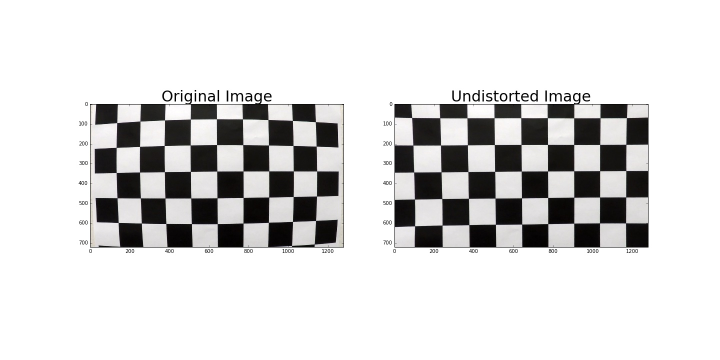
#> input picture camera_cal/test0.jpg, 1440 x 720 px (shown at 1/2 size); its folder holds only this picture in this run
$ python -i utils.py   (imports and definitions only)   (older library calls are emulated)
#> lines starting #> are read from the running program, lines starting #| are printed output that depends on the picture; after the words box and inside, x2 and y2 are one past the last pixel; in counts of white or black regions, pixels touching at a corner belong together
# =========================================================================== #
# Udacity Nanodegree: Self-Driving Car Engineering - December cohort
# Project 4: Advance Lane Lines
# Date: 26th February 2017
#
# Author: Sebastián Lucas Sampayo
# e-mail: sebisampayo@gmail.com
# file: utils.py
# =========================================================================== #
# Utility functions

import numpy as np
import cv2
import matplotlib.pyplot as plt

from Line import *

# --------------------------------------------------------------------------- #
# Takes a list of images and calculates the calibration matrix and distortion
# coefficients. These images are photos of a known chessboard pattern of size:
# nx x ny. img_size is the size of the images to undistort in the application.
# Verbose mode shows the detected points in the input images.
# [38 lines left out: function calibrate_camera, not called in this run]

# --------------------------------------------------------------------------- #
# Calculate directional gradient, in 'x' or 'y' orientation, using Sobel operator.
# Output is a binary image where a pixel is '1' only if the gradient at that
# point is inside the threshold range.
# Threshold must be between (0, 255)
# Input image must be in RGB format
def abs_sobel_threshold(image, orient='x', sobel_kernel=3, thresh=(20, 100)):
    # Apply the following steps to img
    # 1) Convert to grayscale
    gray = cv2.cvtColor(image, cv2.COLOR_RGB2GRAY)
    # 2) Take the derivative in x or y given orient = 'x' or 'y'
    if orient == 'x':
        sobel = cv2.Sobel(gray, cv2.CV_64F, 1, 0, ksize=sobel_kernel)
    elif orient == 'y':
        sobel = cv2.Sobel(gray, cv2.CV_64F, 0, 1, ksize=sobel_kernel)
    # 3) Take the absolute value of the derivative or gradient
    abs_sobel = np.absolute(sobel)
    # 4) Scale to 8-bit (0 - 255) then convert to type = np.uint8
    scaled_sobel = np.uint8(255*abs_sobel/np.max(abs_sobel))
    # 5) Create a mask of 1's where the scaled gradient magnitude
            # is > thresh_min and < thresh_max
    thresh_min = thresh[0]
    thresh_max = thresh[1]
    binary_output = np.zeros_like(scaled_sobel)
    binary_output[(scaled_sobel >= thresh_min) & (scaled_sobel <= thresh_max)] = 1

    # 6) Return this mask as your binary_output image
    return binary_output

# --------------------------------------------------------------------------- #
# Calculate gradient magnitude.
# $$ abs_{sobel} = \sqrt{sobel_x^2 + sobel_y^2} $$
# Output is a binary image where a pixel is '1' only if the gradient magnitude
# at that point is inside the threshold range.
# Threshold must be between (0, 255)
# Input image must be in RGB format
def mag_threshold(image, sobel_kernel=3, thresh=(30, 100)):
    # Apply the following steps to img
    # 1) Convert to grayscale
    gray = cv2.cvtColor(image, cv2.COLOR_RGB2GRAY)
    # 2) Take the gradient in x and y separately
    sobelx = cv2.Sobel(gray, cv2.CV_64F, 1, 0, ksize=sobel_kernel)
    sobely = cv2.Sobel(gray, cv2.CV_64F, 0, 1, ksize=sobel_kernel)
    # 3) Calculate the magnitude
    abs_sobel = np.sqrt(sobelx**2 + sobely**2)
    # 4) Scale to 8-bit (0 - 255) and convert to type = np.uint8
    scaled_sobel = np.uint8(255*abs_sobel/np.max(abs_sobel))
    # 5) Create a binary mask where mag thresholds are met
    binary_output = np.zeros_like(scaled_sobel)
    thresh_min = thresh[0]
    thresh_max = thresh[1]
    binary_output[(scaled_sobel >= thresh_min) & (scaled_sobel <= thresh_max)] = 1

    return binary_output

# --------------------------------------------------------------------------- #
# Calculate gradient direction
# Output is a binary image where a pixel is '1' only if the gradient direction
# at that point is inside the threshold range.
# Threshold must be between (0, np.pi/2)
# Input image must be in RGB format
def dir_threshold(image, sobel_kernel=15, thresh=(0.7, 1.3)):
    # Apply the following steps to img
    # 1) Convert to grayscale
    gray = cv2.cvtColor(image, cv2.COLOR_RGB2GRAY)
    # 2) Take the gradient in x and y separately
    sobelx = cv2.Sobel(gray, cv2.CV_64F, 1, 0, ksize=sobel_kernel)
    sobely = cv2.Sobel(gray, cv2.CV_64F, 0, 1, ksize=sobel_kernel)
    # 3) Take the absolute value of the x and y gradients
    abs_sobelx = np.absolute(sobelx)
    abs_sobely = np.absolute(sobely)
    # 4) Use np.arctan2(abs_sobely, abs_sobelx) to calculate the direction of the gradient
    grad_dir = np.arctan2(abs_sobely, abs_sobelx)
    scaled_sobel = grad_dir
    # 5) Create a binary mask where mag thresholds are met
    binary_output = np.zeros_like(grad_dir)
    thresh_min = thresh[0]
    thresh_max = thresh[1]
    binary_output[(scaled_sobel >= thresh_min) & (scaled_sobel <= thresh_max)] = 1

    return binary_output

# --------------------------------------------------------------------------- #
# Combined gradients
# Output is a binary image where a pixel is '1' only if the combined gradients
# at that point is inside the threshold range.
# Threshold order:
# 0: directional gradient
# 1: gradient magnitude
# 2: gradient direction
# Threshold example: thresh = [(20, 100), (30, 100), (0.7, 1.3)]
# Choose a larger odd number to smooth gradient measurements
# Input image must be in RGB format
def combined_gradients(image, sobel_kernel=3, thresh=[(20, 100), (30, 100), (0.7, 1.3)]):
  # Separate thresholds
  thresh_grad = thresh[0]
  thresh_mag = thresh[1]
  thresh_dir = thresh[2]

  # Apply each of the thresholding functions
  gradx = abs_sobel_threshold(image, orient='x', sobel_kernel=sobel_kernel, thresh=thresh_grad)
  grady = abs_sobel_threshold(image, orient='y', sobel_kernel=sobel_kernel, thresh=thresh_grad)
  mag_binary = mag_threshold(image, sobel_kernel=sobel_kernel, thresh=thresh_mag)
  dir_binary = dir_threshold(image, sobel_kernel=sobel_kernel*5, thresh=thresh_dir)

  # Combination
  combined = np.zeros_like(dir_binary)
  combined[((gradx == 1) & (grady == 1)) | ((mag_binary == 1) & (dir_binary == 1))] = 1

  return combined

# --------------------------------------------------------------------------- #
# HLS Saturation threshold
# Input image must be in RGB format
# [27 lines left out: functions S_threshold, R_threshold, not called in this run]

# --------------------------------------------------------------------------- #
# Normalize image
def normalize(image):
  maxval = np.max(image)
  output = image/maxval
  return output

# --------------------------------------------------------------------------- #
# Yellow threshold
# Input image must be in RGB format
# Thresholds work best from:
# https://chatbotslife.com/advanced-lane-line-project-7635ddca1960#.uw016flos
def yellow_threshold(image, thresh_min=(0, 100, 100), thresh_max=(50, 255, 255)):
#  HLS = cv2.cvtColor(image, cv2.COLOR_RGB2HLS)
#  yellow = cv2.inRange(HLS, thresh_min, thresh_max)
#  yellow = normalize(yellow)
#
  HSV = cv2.cvtColor(image, cv2.COLOR_RGB2HSV)

  # For yellow
  yellow = cv2.inRange(HSV, (20, 100, 100), (50, 255, 255))
  yellow = normalize(yellow)

  return yellow

# --------------------------------------------------------------------------- #
# White threshold
# Input image must be in RGB format
# Thresholds work best from:
# https://medium.com/@royhuang_87663/how-to-find-threshold-f05f6b697a00#.ebexlpkil
def white_threshold(image, thresh_min=(10, 200, 150), thresh_max=(40, 255, 255)):
#  HLS = cv2.cvtColor(image, cv2.COLOR_RGB2HLS)
#  white = cv2.inRange(HLS, thresh_min, thresh_max)
#  white = normalize(white)

  # For white
  HSV = cv2.cvtColor(image, cv2.COLOR_RGB2HSV)
  sensitivity_1 = 68
  white_1 = cv2.inRange(HSV, (0,0,255-sensitivity_1), (255,20,255))
  white_1 = normalize(white_1)

  sensitivity_2 = 60
  HSL = cv2.cvtColor(image, cv2.COLOR_RGB2HLS)
  white_2 = cv2.inRange(HSL, (0,255-sensitivity_2,0), (255,255,sensitivity_2))
  white_3 = cv2.inRange(image, (200,200,200), (255,255,255))
  white_2 = normalize(white_2)
  white_3 = normalize(white_3)

  white = np.zeros_like(white_1)
  white[(white_1 == 1) | (white_2 == 1) | (white_3 == 1)]
  return white

# --------------------------------------------------------------------------- #
# Combine color and gradient thresholds to output a binary image for lane line detection
# Input image must be in RGB format
# Threshold order:
# 0: directional gradient
# 1: gradient magnitude
# 2: gradient direction
# 3: HLS Saturation
def color_and_gradient(image, sobel_kernel=3, thresh=[(20, 100), (30, 100), (0.7, 1.3), (170, 255)], verbose=False):
  thresh_grad = thresh[:3]
#  thresh_color = thresh[3]
  grad = combined_gradients(image, sobel_kernel, thresh_grad)
#  color = S_threshold(image, thresh_color)

  # Yellow filter
  yellow = yellow_threshold(image)

  # White filter
  white = white_threshold(image)

  color = np.zeros_like(grad)
  color[(yellow == 1) | (white == 1)] = 1

  # Combine the two binary thresholds
  combined_binary = np.zeros_like(grad)
  combined_binary[(color == 1) | (grad == 1)] = 1

  if verbose:
    # Stack each channel to view their individual contributions in green and blue respectively
    # This returns a stack of the two binary images, whose components you can see as different colors
    color_binary = np.dstack(( np.zeros_like(grad), grad, color))
    # Plotting thresholded images
    f, (ax1, ax2) = plt.subplots(1, 2, figsize=(20,10))
    ax1.set_title('Stacked thresholds', fontsize=20)
    ax1.imshow(color_binary)

    ax2.set_title('Combined S channel and gradient thresholds', fontsize=20)
    ax2.imshow(combined_binary, cmap='gray')
#    f.savefig('examples/combined_binary_test5.jpg')

  return combined_binary

# --------------------------------------------------------------------------- #
# Source and destination points for perspective transform
# [370 lines left out: functions points_for_warper, lines_from_points, warper, draw_lines, weighted_img, find_lines_blind and 8 more, not called in this run]

>>> import cv2
>>> picture = cv2.imread('camera_cal/test0.jpg')
#> picture is the input picture: shape (720, 1440, 3); mean B, G, R 216.9, 217.1, 217.5
>>> result = color_and_gradient(picture)
#> in combined_gradients, `gradx = abs_sobel_threshold(image, orient='x', sobel_kernel=sobel_kern..`:
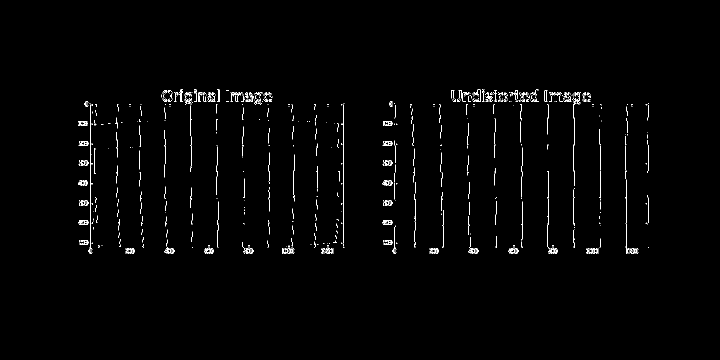
#> gradx: shape (720, 1440) (shown at 1/2 size); values 0 (black) and 1 (white), 1.1% white in thin lines or dots, all inside (x1, y1, x2, y2) = (156, 179, 1298, 507)
#> in dir_threshold, `sobely = cv2.Sobel(gray, cv2.CV_64F, 0, 1, ksize=sobel_kernel)`:
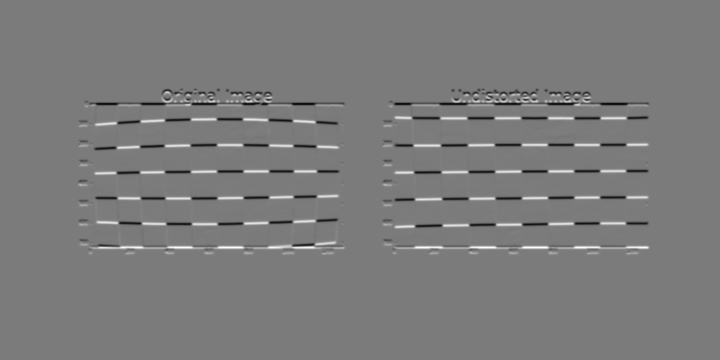
#> sobely: shape (720, 1440) float64 (shown at 1/2 size); min -6.72e+09, max 7.12e+09, mean 0; drawn with min black and max white
#> in dir_threshold, `grad_dir = np.arctan2(abs_sobely, abs_sobelx)`:
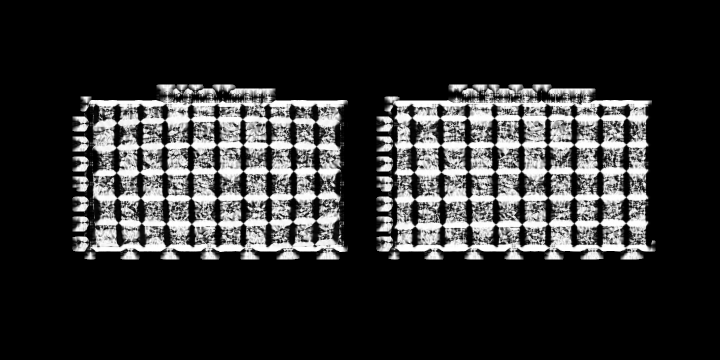
#> grad_dir: shape (720, 1440) float64 (shown at 1/2 size); min 0, max 1.57, mean 0.291; drawn with min black and max white
#> in combined_gradients, `dir_binary = dir_threshold(image, sobel_kernel=sobel_kernel*5, thresh=..`:
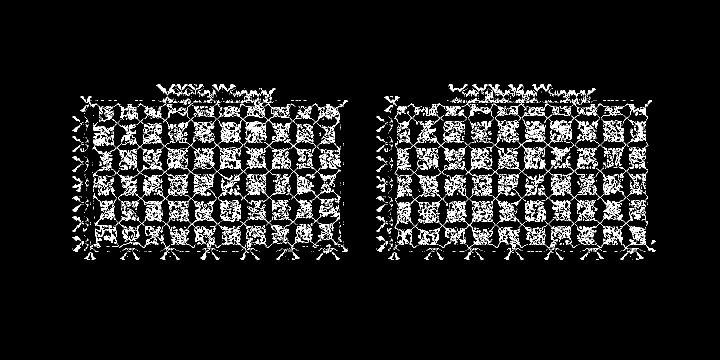
#> dir_binary: shape (720, 1440) float64 (shown at 1/2 size); values 0 (black) and 1 (white), 8.1% white in thin lines or dots, all inside (x1, y1, x2, y2) = (145, 169, 1311, 519)
#> in color_and_gradient, `grad = combined_gradients(image, sobel_kernel, thresh_grad)`:
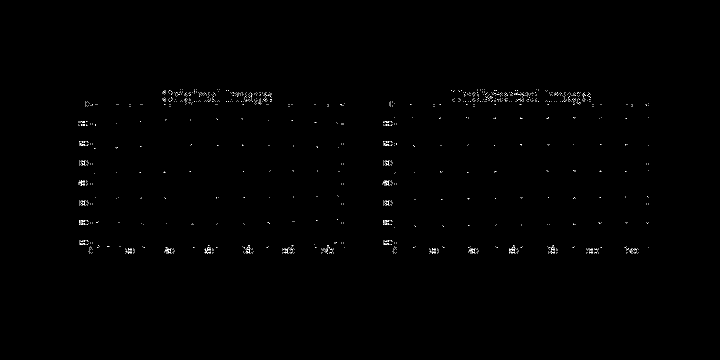
#> grad: shape (720, 1440) float64 (shown at 1/2 size); values 0 (black) and 1 (white), 0.29% white in thin lines or dots, all inside (x1, y1, x2, y2) = (156, 179, 1298, 507)
#> in yellow_threshold, `HSV = cv2.cvtColor(image, cv2.COLOR_RGB2HSV)`: HSV: shape (720, 1440, 3); mean H, S, V 30.9, 6.8, 217.6
#> in yellow_threshold, `yellow = cv2.inRange(HSV, (20, 100, 100), (50, 255, 255))`: yellow: shape (720, 1440); every value is 0
#> in normalize, `maxval = np.max(image)`: maxval = 0
#> in normalize, `output = image/maxval`: output: shape (720, 1440) float64; every value is NaN or infinite
#> in white_threshold, `white_1 = cv2.inRange(HSV, (0,0,255-sensitivity_1), (255,20,255))`:
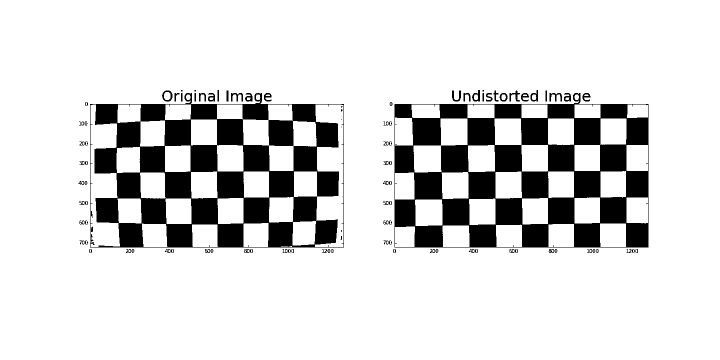
#> white_1: shape (720, 1440) (shown at 1/2 size); 85.2% white; 99 black regions (10 under 20 px), largest, box (x1, y1, x2, y2) and area: (789, 186, 1297, 495) 75960, (180, 186, 688, 495) 72668, (1099, 186, 1124, 203) 194
#> in white_threshold, `HSL = cv2.cvtColor(image, cv2.COLOR_RGB2HLS)`: HSL: shape (720, 1440, 3); mean of channels 0, 1, 2 30.9, 217.2, 6.7
#> in white_threshold, `white_2 = cv2.inRange(HSL, (0,255-sensitivity_2,0), (255,255,sensitivi..`: white_2: shape (720, 1440); 84.6% white; 222 black regions (128 under 20 px), largest, box (x1, y1, x2, y2) and area: (778, 186, 1297, 496) 78010, (170, 186, 689, 497) 75396, (1099, 186, 1124, 203) 213
#> in white_threshold, `white_3 = cv2.inRange(image, (200,200,200), (255,255,255))`:
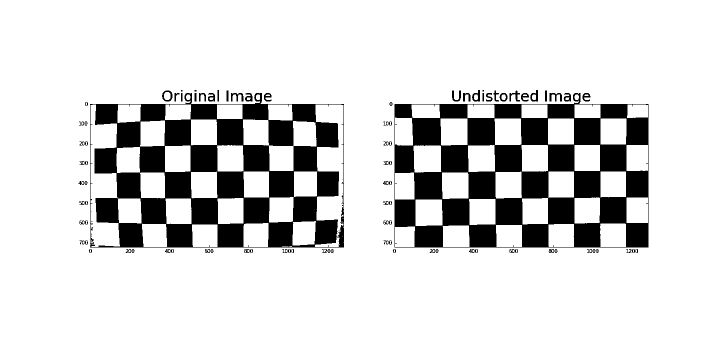
#> white_3: shape (720, 1440) (shown at 1/2 size); 85% white; 107 black regions (19 under 20 px), largest, box (x1, y1, x2, y2) and area: (789, 186, 1297, 495) 76423, (180, 186, 688, 495) 73609, (1099, 186, 1124, 203) 217
#> in color_and_gradient, `white = white_threshold(image)`: white: shape (720, 1440) float64; every value is 0

$ run again, on camera_cal/test13.jpg
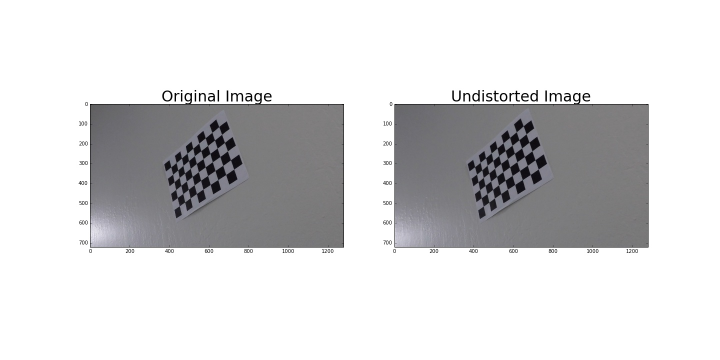
#> input picture camera_cal/test13.jpg, 1440 x 720 px (shown at 1/2 size)
#> picture is the input picture: shape (720, 1440, 3); mean B, G, R 215.9, 214.9, 215.1
#> in combined_gradients, `gradx = abs_sobel_threshold(image, orient='x', sobel_kernel=sobel_kern..`:
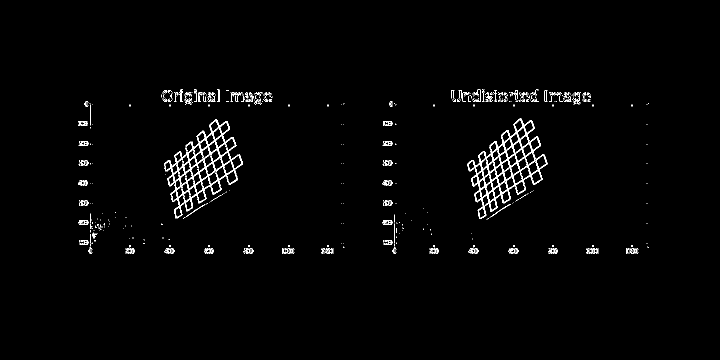
#> gradx: shape (720, 1440) (shown at 1/2 size); values 0 (black) and 1 (white), 1.5% white in thin lines or dots, all inside (x1, y1, x2, y2) = (156, 179, 1298, 507)
#> dir_binary: shape (720, 1440) float64; values 0 (black) and 1 (white), 12% white in thin lines or dots, all inside (x1, y1, x2, y2) = (145, 169, 1311, 519)
#> HSV: shape (720, 1440, 3); mean H, S, V 21.4, 3.2, 216
#> yellow: shape (720, 1440); every value is 0
#> maxval = 0
#> output: shape (720, 1440) float64; every value is NaN or infinite
#> white_1: shape (720, 1440); 71.7% white; 136 black regions (49 under 20 px), largest, box (x1, y1, x2, y2) and area: (789, 186, 1297, 495) 144847, (180, 186, 688, 495) 143827, (1099, 186, 1124, 203) 194
#> HSL: shape (720, 1440, 3); mean of channels 0, 1, 2 21.4, 215.5, 2.3
#> white_2: shape (720, 1440); 71.4% white; 150 black regions (62 under 20 px), largest, box (x1, y1, x2, y2) and area: (786, 186, 1297, 497) 145712, (170, 186, 688, 496) 145073, (1099, 186, 1124, 203) 213
#> in white_threshold, `white_3 = cv2.inRange(image, (200,200,200), (255,255,255))`:
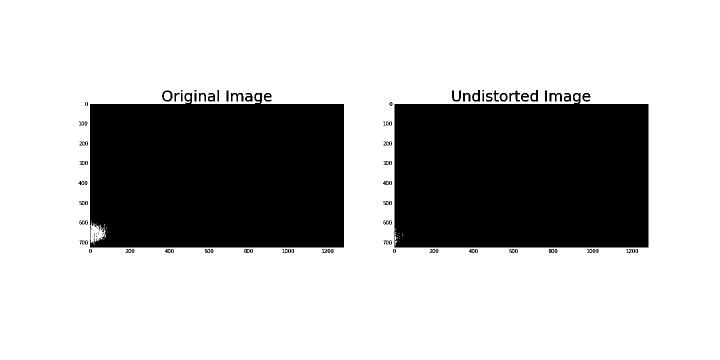
#> white_3: shape (720, 1440) (shown at 1/2 size); 71.4% white; 104 black regions (17 under 20 px), largest, box (x1, y1, x2, y2) and area: (789, 186, 1297, 495) 145914, (180, 186, 688, 495) 145383, (1099, 186, 1124, 203) 217
#> white: shape (720, 1440) float64; every value is 0
